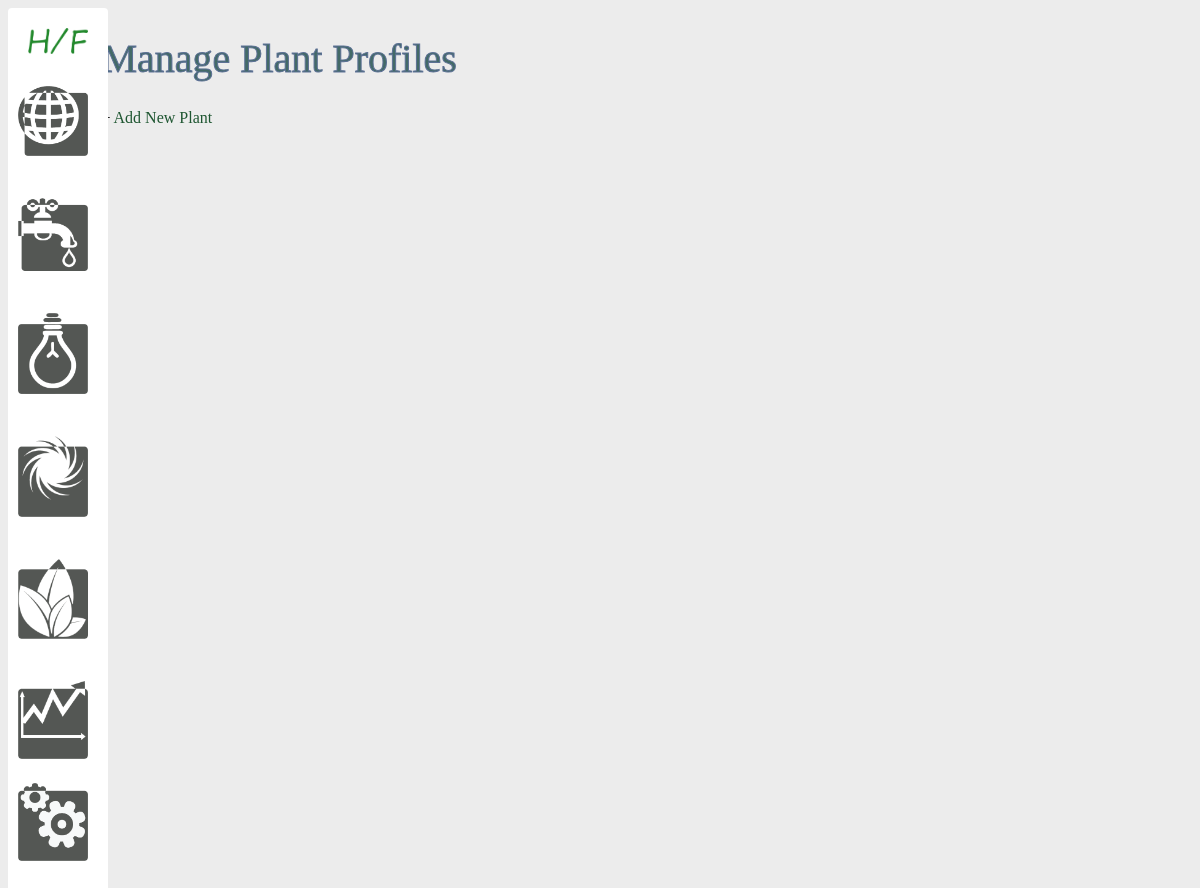
/plant, run on an earlier commit of the app's database.
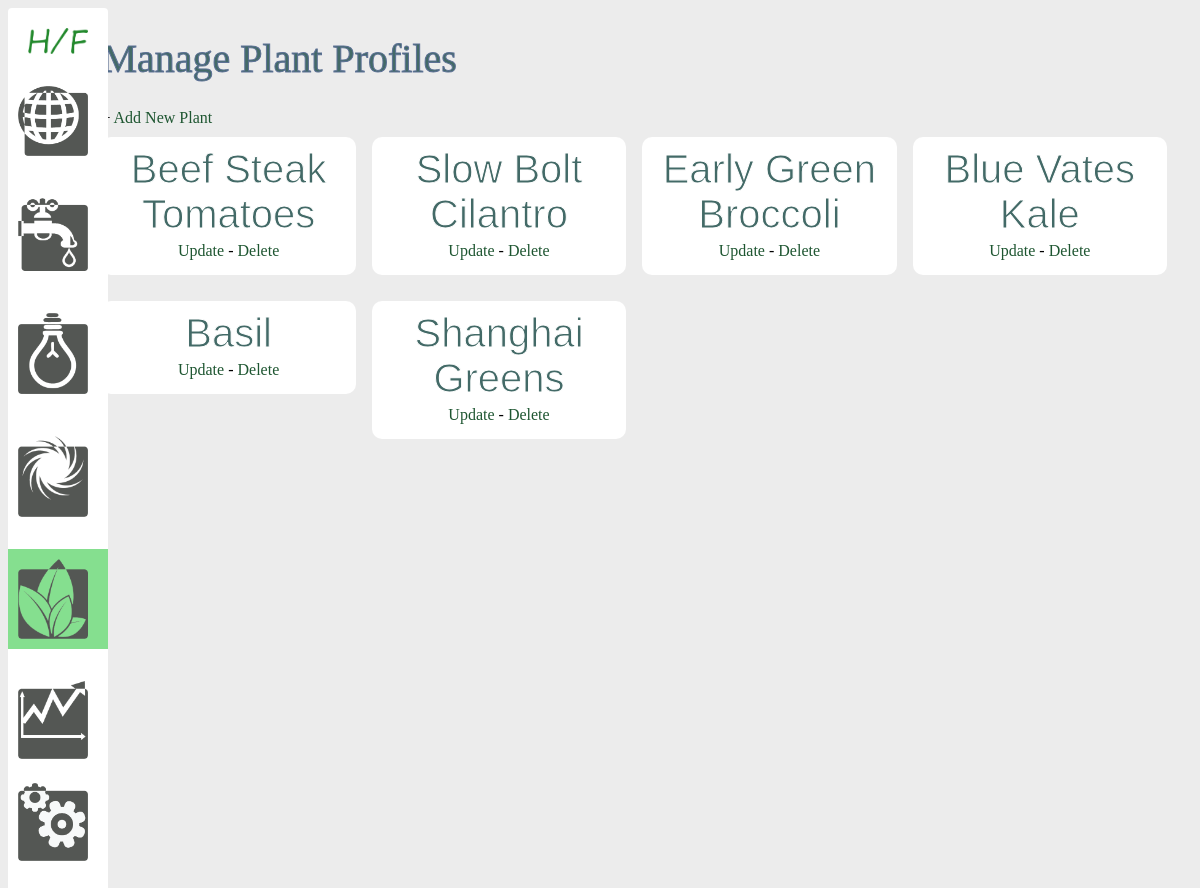
And on a later commit of the database.
### models.py (models this page shows)
class Plant(db.Model):
    id = db.Column(db.Integer, primary_key=True)
    name = db.Column(db.String(50), nullable=False)
    best_ec = db.Column(db.Float, nullable=True)
    best_temp = db.Column(db.Integer, nullable=True)
    best_season = db.Column(db.String(15), nullable=True)

### views.py (the view)
@app.route('/plant')
def list_plant_profiles():
    plants = Plant.query.all()
    return render_template('plant/index_plant.html', plants=plants)

### templates/plant/index_plant.html
{% extends 'layout.html' %}
{% block body %}
    <h1>Manage Plant Profiles</h1>
    + <a href="/add_plant">Add New Plant</a>
    <br />
    <div class="container">
        {% for plant in plants %}
            <div class="plant">
                <h2>{{ plant.name }}</h2>
                <a href="/update_plant/{{plant.id}}">Update</a>
                -
                <a href="/delete_plant/{{plant.id}}">Delete</a>
                <br />
            </div>
        {% endfor %}
    </div>
{% endblock %}

What changed in the data, as far as the page shows it:
added Plant: name "Beef Steak Tomatoes"
added Plant: name "Slow Bolt Cilantro"
added Plant: name "Early Green Broccoli"
added Plant: name "Blue Vates Kale"
added Plant: name "Basil"
added Plant: name "Shanghai Greens"
